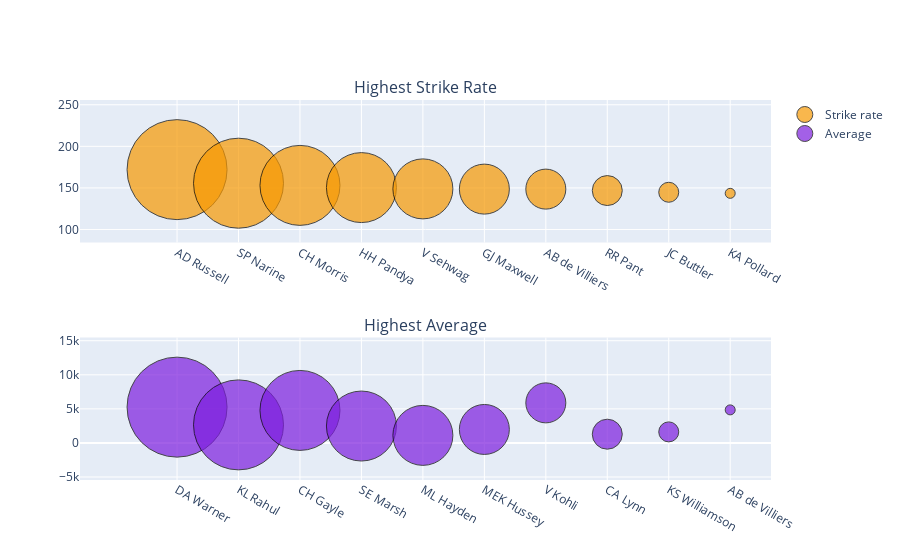

The code cell stored with this chart in its notebook:
### Markdown cell above
### Batsman who have highest strike rate and average(30+ matches)<a id="1d"></a>

### Code cell
bat = df.groupby(['batsman','id']).agg({'ball':'count','batsman_runs':'sum'})
bat = bat.groupby(['batsman']).agg({'count','mean','sum'})
bat.columns = ['total_matches1', 'mean_balls_faced','total_balls_faced','total_matches2','mean_runs','total_runs']
bat['rate'] = (bat['total_runs']*100)/bat['total_balls_faced']
high_avg = bat[bat['total_matches1']>=30].sort_values(by='total_runs',ascending=False)[:10]
high_rate = bat[bat['total_matches1']>=30].sort_values(by='rate',ascending=False)[:10]
fig = make_subplots(rows=2, cols=1, subplot_titles=('Highest Strike Rate','Highest Average'))

fig.add_trace(
    go.Scatter(x=high_rate.index, y=high_rate['rate'], mode='markers', marker=dict(size=size(10),color = '#f79902'),line=dict(color='#000000',width=15), name = 'Strike rate'),
    row=1, col=1)

fig.add_trace(
    go.Scatter(x=high_avg.index, y=high_avg['mean_runs'], mode='markers', marker=dict(size=size(10),color = '#7d1dde'),line=dict(color='#000000',width=15), name = 'Average'),
    row=2, col=1)

iplot(fig)

### Figure 1 — Plotly figure (JSON) as saved in the notebook; plotly's stock layout.template omitted (floating-point values rounded to 4 significant figures)
{"data": [{"line": {"color": "#000000", "width": 15}, "marker": {"color": "#f79902", "size": [100, 90, 80, 70, 60, 50, 40, 30, 20, 10]}, "mode": "markers", "name": "Strike rate", "type": "scatter", "x": ["AD Russell", "SP Narine", "CH Morris", "HH Pandya", "V Sehwag", "GJ Maxwell", "AB de Villiers", "RR Pant", "JC Buttler", "KA Pollard"], "xaxis": "x", "y": [172.0, 155.7, 153.1, 150.4, 148.8, 148.6, 148.6, 146.8, 144.8, 143.5], "yaxis": "y"}, {"line": {"color": "#000000", "width": 15}, "marker": {"color": "#7d1dde", "size": [100, 90, 80, 70, 60, 50, 40, 30, 20, 10]}, "mode": "markers", "name": "Average", "type": "scatter", "x": ["DA Warner", "KL Rahul", "CH Gayle", "SE Marsh", "ML Hayden", "MEK Hussey", "V Kohli", "CA Lynn", "KS Williamson", "AB de Villiers"], "xaxis": "x2", "y": [5254, 2647, 4772, 2477, 1107, 1977, 5878, 1280, 1619, 4849], "yaxis": "y2"}], "layout": {"annotations": [{"font": {"size": 16}, "showarrow": false, "text": "Highest Strike Rate", "x": 0.5, "xanchor": "center", "xref": "paper", "y": 1.0, "yanchor": "bottom", "yref": "paper"}, {"font": {"size": 16}, "showarrow": false, "text": "Highest Average", "x": 0.5, "xanchor": "center", "xref": "paper", "y": 0.375, "yanchor": "bottom", "yref": "paper"}], "xaxis": {"anchor": "y", "domain": [0.0, 1.0]}, "xaxis2": {"anchor": "y2", "domain": [0.0, 1.0]}, "yaxis": {"anchor": "x", "domain": [0.625, 1.0]}, "yaxis2": {"anchor": "x2", "domain": [0.0, 0.375]}}}
